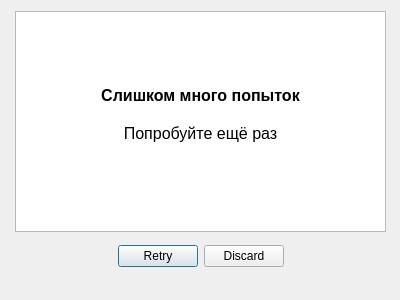
<?xml version="1.0" encoding="UTF-8"?>
<ui version="4.0">
 <class>GameOverDialog</class>
 <widget class="QDialog" name="GameOverDialog">
  <property name="geometry">
   <rect>
    <x>0</x>
    <y>0</y>
    <width>400</width>
    <height>300</height>
   </rect>
  </property>
  <property name="sizePolicy">
   <sizepolicy hsizetype="Fixed" vsizetype="Fixed">
    <horstretch>0</horstretch>
    <verstretch>0</verstretch>
   </sizepolicy>
  </property>
  <property name="minimumSize">
   <size>
    <width>400</width>
    <height>300</height>
   </size>
  </property>
  <property name="maximumSize">
   <size>
    <width>400</width>
    <height>300</height>
   </size>
  </property>
  <property name="windowTitle">
   <string>Dialog</string>
  </property>
  <widget class="QDialogButtonBox" name="buttonBox">
   <property name="geometry">
    <rect>
     <x>30</x>
     <y>240</y>
     <width>341</width>
     <height>32</height>
    </rect>
   </property>
   <property name="orientation">
    <enum>Qt::Horizontal</enum>
   </property>
   <property name="standardButtons">
    <set>QDialogButtonBox::Discard|QDialogButtonBox::Retry</set>
   </property>
   <property name="centerButtons">
    <bool>true</bool>
   </property>
  </widget>
  <widget class="QTextBrowser" name="textBrowser">
   <property name="geometry">
    <rect>
     <x>15</x>
     <y>11</y>
     <width>371</width>
     <height>221</height>
    </rect>
   </property>
   <property name="html">
    <string>&lt;!DOCTYPE HTML PUBLIC &quot;-//W3C//DTD HTML 4.0//EN&quot; &quot;http://www.w3.org/TR/REC-html40/strict.dtd&quot;&gt;
&lt;html&gt;&lt;head&gt;&lt;meta name=&quot;qrichtext&quot; content=&quot;1&quot; /&gt;&lt;style type=&quot;text/css&quot;&gt;
p, li { white-space: pre-wrap; }
&lt;/style&gt;&lt;/head&gt;&lt;body style=&quot; font-family:'MS Shell Dlg 2'; font-size:8.25pt; font-weight:400; font-style:normal;&quot;&gt;
&lt;p align=&quot;center&quot; style=&quot;-qt-paragraph-type:empty; margin-top:0px; margin-bottom:0px; margin-left:0px; margin-right:0px; -qt-block-indent:0; text-indent:0px;&quot;&gt;&lt;br /&gt;&lt;/p&gt;
&lt;p align=&quot;center&quot; style=&quot;-qt-paragraph-type:empty; margin-top:0px; margin-bottom:0px; margin-left:0px; margin-right:0px; -qt-block-indent:0; text-indent:0px; font-size:12pt; font-weight:600;&quot;&gt;&lt;br /&gt;&lt;/p&gt;
&lt;p align=&quot;center&quot; style=&quot;-qt-paragraph-type:empty; margin-top:0px; margin-bottom:0px; margin-left:0px; margin-right:0px; -qt-block-indent:0; text-indent:0px; font-size:12pt; font-weight:600;&quot;&gt;&lt;br /&gt;&lt;/p&gt;
&lt;p align=&quot;center&quot; style=&quot;-qt-paragraph-type:empty; margin-top:0px; margin-bottom:0px; margin-left:0px; margin-right:0px; -qt-block-indent:0; text-indent:0px; font-size:12pt; font-weight:600;&quot;&gt;&lt;br /&gt;&lt;/p&gt;
&lt;p align=&quot;center&quot; style=&quot; margin-top:0px; margin-bottom:0px; margin-left:0px; margin-right:0px; -qt-block-indent:0; text-indent:0px;&quot;&gt;&lt;span style=&quot; font-size:12pt; font-weight:600;&quot;&gt;Слишком много попыток&lt;/span&gt;&lt;/p&gt;
&lt;p align=&quot;center&quot; style=&quot;-qt-paragraph-type:empty; margin-top:0px; margin-bottom:0px; margin-left:0px; margin-right:0px; -qt-block-indent:0; text-indent:0px; font-size:12pt; font-weight:600;&quot;&gt;&lt;br /&gt;&lt;/p&gt;
&lt;p align=&quot;center&quot; style=&quot; margin-top:0px; margin-bottom:0px; margin-left:0px; margin-right:0px; -qt-block-indent:0; text-indent:0px;&quot;&gt;&lt;span style=&quot; font-size:12pt;&quot;&gt;Попробуйте ещё раз&lt;/span&gt;&lt;/p&gt;&lt;/body&gt;&lt;/html&gt;</string>
   </property>
  </widget>
 </widget>
 <resources/>
 <connections>
  <connection>
   <sender>buttonBox</sender>
   <signal>accepted()</signal>
   <receiver>GameOverDialog</receiver>
   <slot>accept()</slot>
   <hints>
    <hint type="sourcelabel">
     <x>248</x>
     <y>254</y>
    </hint>
    <hint type="destinationlabel">
     <x>157</x>
     <y>274</y>
    </hint>
   </hints>
  </connection>
  <connection>
   <sender>buttonBox</sender>
   <signal>rejected()</signal>
   <receiver>GameOverDialog</receiver>
   <slot>reject()</slot>
   <hints>
    <hint type="sourcelabel">
     <x>316</x>
     <y>260</y>
    </hint>
    <hint type="destinationlabel">
     <x>286</x>
     <y>274</y>
    </hint>
   </hints>
  </connection>
 </connections>
</ui>
